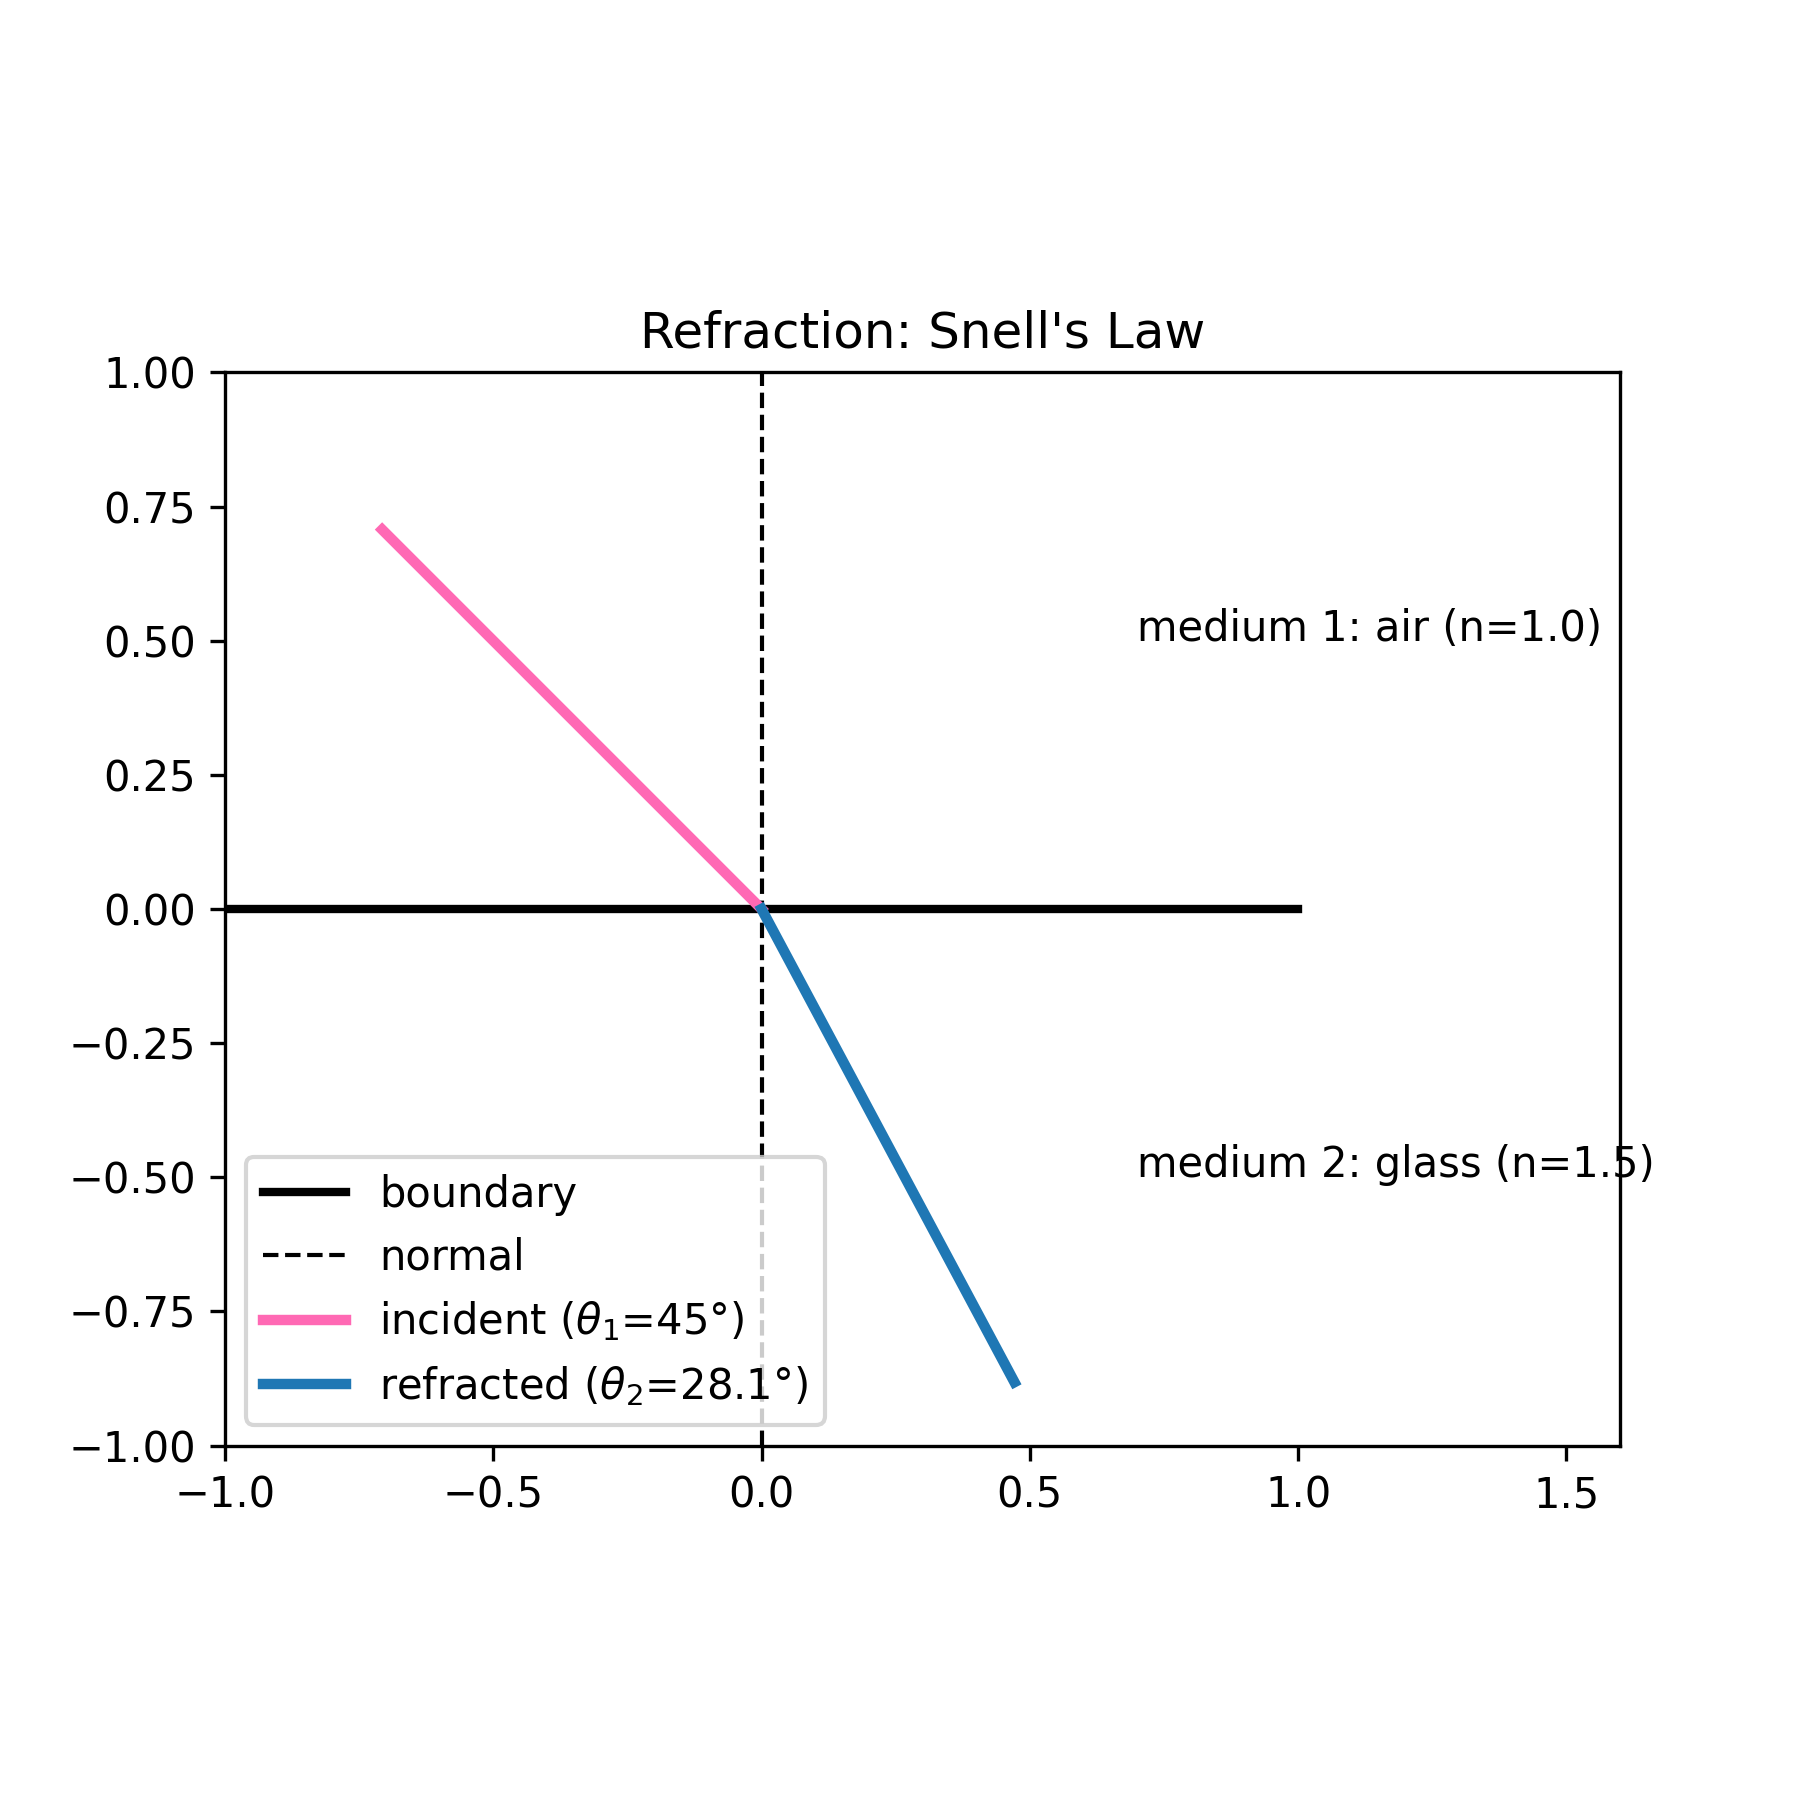

Write the Python code that produced this figure.
"""Exercise #4 - Refraction and Snell's Law (n1*sin(th1) = n2*sin(th2))
1. Define the media: air (n1 = 1.0) and glass (n2 = 1.5).
2. Calculate the angles: start with th1 = 45 deg. Use NumPy to convert it
   to radians, apply Snell's Law to find th2, and convert it back.
3. Trace the rays: generate simple x and y linear coordinate points using
   NumPy to draw the incoming ray, the refracted ray, and the boundary line
   between the two media.
"""
import numpy as np
import matplotlib.pyplot as plt

# 1. Media
n1, n2 = 1.0, 1.5

# 2. Angles (measured from the normal)
theta1_deg = 45
theta1 = np.deg2rad(theta1_deg)
theta2 = np.arcsin(n1 * np.sin(theta1) / n2)   # Snell's law
theta2_deg = np.rad2deg(theta2)
print(f"theta1 = {theta1_deg:.2f} deg -> theta2 = {theta2_deg:.2f} deg")

# 3. Rays (boundary on y = 0, air above, glass below, hit point at origin)
t = np.linspace(0, 1, 50)
x_in, y_in = -t * np.sin(theta1), t * np.cos(theta1)      # incoming ray
x_ref, y_ref = t * np.sin(theta2), -t * np.cos(theta2)    # refracted ray
x_bound = np.linspace(-1, 1, 2)
y_bound = np.zeros_like(x_bound)                          # boundary line
y_norm = np.linspace(-1, 1, 2)                            # normal (dashed)

fig, ax = plt.subplots(figsize=(6, 6))
ax.plot(x_bound, y_bound, "k", lw=2, label="boundary")
ax.plot(np.zeros_like(y_norm), y_norm, "k--", lw=1, label="normal")
ax.plot(x_in, y_in, color="hotpink", lw=2.5, label=rf"incident ($\theta_1$={theta1_deg}°)")
ax.plot(x_ref, y_ref, color="tab:blue", lw=2.5, label=rf"refracted ($\theta_2$={theta2_deg:.1f}°)")
ax.text(0.7, 0.5, f"medium 1: air (n={n1})")
ax.text(0.7, -0.5, f"medium 2: glass (n={n2})")
ax.set_aspect("equal")
ax.set_xlim(-1, 1.6)
ax.set_ylim(-1, 1)
ax.set_title("Refraction: Snell's Law")
ax.legend(loc="lower left")
fig.savefig("exercise4.png", dpi=300)
plt.show()
